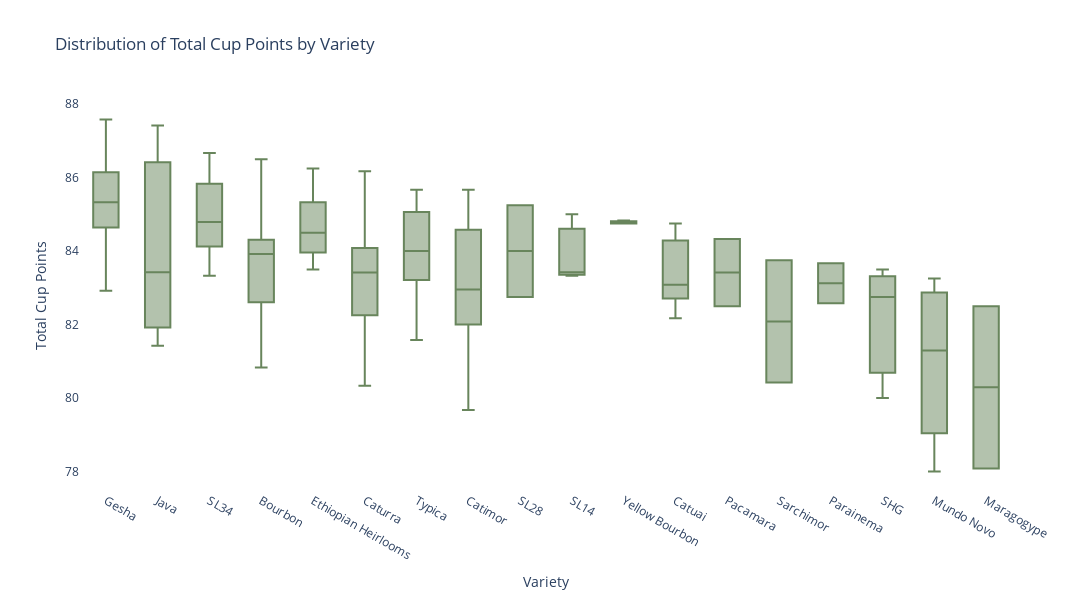

This figure's notebook cell:
### Markdown cell above
Assessing the average coffee quality by variety, average coffee quality does vary some by variety and varies more by coffee variety than it did by country of origin. The average quality scores vary by as much as 1 point. For example, average aroma is highest in the Gesha strain at 8.04 points and lowest in Maragogype at 6.92 points, a spread of 1.12 points. Other quality variables follow a similar patter with overall quality highest again in the Gesha variety at 7.98 points and lowest in the Maragogype variety at 7.17 points, a spread of 0.81 points. Quality scores do not vary much within country, meaning if a country recieves high scores on one quality variable, it's likely to recieve high scores on the other quality variables as well.

### Code cell
# Boxplot of total cup points by variety
quality_variety_box = px.box(coffee[coffee['variety'].isin(top_varieties)], x='variety', 
                                  y='total_cup_points', title='Distribution of Total Cup Points by Variety',
                                  color_discrete_sequence=[px.colors.qualitative.Antique[6]],
                                  hover_data=['country_of_origin', 'variety', 'region'],
                                  width=1100, height=600)

quality_variety_box.update_layout({
    'plot_bgcolor':'rgba(0, 0, 0, 0)',
    'paper_bgcolor':'rgba(0, 0, 0, 0)'
})

quality_variety_box.update_layout(yaxis_title='Total Cup Points', xaxis_title='Variety')

quality_variety_box.show()

### Figure 1 — Plotly figure (JSON) as saved in the notebook; plotly's stock layout.template omitted (floating-point values rounded to 4 significant figures; data arrays with more than 128 entries replaced by an {"elided": "..."} marker saying what was removed)
{"data": [{"alignmentgroup": "True", "customdata": {"elided": "155x2 str values"}, "hovertemplate": "variety=%{x}<br>total_cup_points=%{y}<br>country_of_origin=%{customdata[0]}<br>region=%{customdata[1]}<extra></extra>", "legendgroup": "", "marker": {"color": "rgb(104, 133, 92)"}, "name": "", "notched": false, "offsetgroup": "", "orientation": "v", "showlegend": false, "type": "box", "x": {"elided": "155 str values"}, "x0": " ", "xaxis": "x", "y": {"elided": "155 float values"}, "y0": " ", "yaxis": "y"}], "layout": {"boxmode": "group", "height": 600, "legend": {"tracegroupgap": 0}, "paper_bgcolor": "rgba(0, 0, 0, 0)", "plot_bgcolor": "rgba(0, 0, 0, 0)", "title": {"text": "Distribution of Total Cup Points by Variety"}, "width": 1100, "xaxis": {"anchor": "y", "domain": [0, 1], "title": {"text": "Variety"}}, "yaxis": {"anchor": "x", "domain": [0, 1], "title": {"text": "Total Cup Points"}}}}
